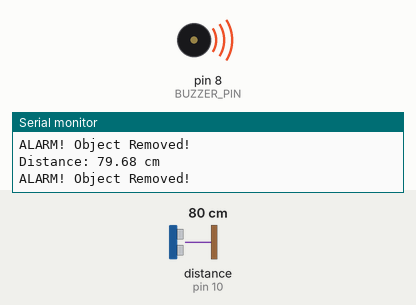
A sketch run on a simulated Arduino Uno, built with avr-gcc and run on an emulated ATmega328P. Shown: buzzer (waves = sounding, pin HIGH), the last lines printed to the serial monitor. Wiring (inferred from the names in the program): ultrasonic range finder: trigger pin 9; echo pin 10. Inputs (shaded band) come from the test bench; at power-on: distance to the obstacle (sensor on pin 10) 80 cm. The echo pulse lasts 58.3 µs per cm; pins used as bus, display or sensor lines are not drawn.

Above: at 1.96 s.
2.0 s: distance to the obstacle (sensor on pin 10) set to 12 cm
5.5 s: distance to the obstacle (sensor on pin 10) set to 9 cm
At 6.3 s:
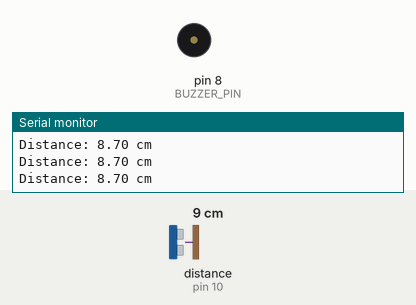
7.0 s: distance to the obstacle (sensor on pin 10) set to 18 cm
At 7.29 s:
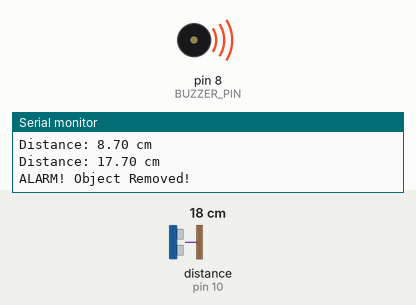
Timing chart, 0 to 16.5 s (numbered marks = the images above; inputs shaded):
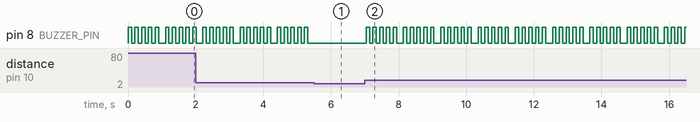

Measured:
- the behaviour switches between 11 and 10 cm on distance to the obstacle (sensor on pin 10) (found by bisection; images 0 and 1)
- after the input at 5.5 s, pin 8 (BUZZER_PIN): stops changing and stays LOW
- after the input at 7.0 s, pin 8 (BUZZER_PIN): LOW → HIGH at once, then repeats every 1.1 s: 4 × (LOW 0.10 s, HIGH 0.10 s), LOW 0.20 s, HIGH 0.10 s
- by itself, pin 8 (BUZZER_PIN): repeats every 1.1 s: 4 × (HIGH 0.10 s, LOW 0.10 s), HIGH 0.10 s, LOW 0.20 s

The sketch:

Security_ObjectRemovedAlarm.ino
```cpp
#define TRIG_PIN 9
#define ECHO_PIN 10
#define BUZZER_PIN 8

void setup() {
  Serial.begin(9600);

  pinMode(TRIG_PIN, OUTPUT);
  pinMode(ECHO_PIN, INPUT);
  pinMode(BUZZER_PIN, OUTPUT);
}

void loop() {

  digitalWrite(TRIG_PIN, LOW);
  delayMicroseconds(2);

  digitalWrite(TRIG_PIN, HIGH);
  delayMicroseconds(10);

  digitalWrite(TRIG_PIN, LOW);

  long duration = pulseIn(ECHO_PIN, HIGH);

  float distance = duration * 0.0343 / 2;

  Serial.print("Distance: ");
  Serial.print(distance);
  Serial.println(" cm");

  if (distance > 10) {

    Serial.println("ALARM! Object Removed!");

    for (int i = 0; i < 5; i++) {
      digitalWrite(BUZZER_PIN, HIGH);
      delay(100);

      digitalWrite(BUZZER_PIN, LOW);
      delay(100);
    }
  }
  else {

    digitalWrite(BUZZER_PIN, LOW);
  }

  delay(100);
}
```
